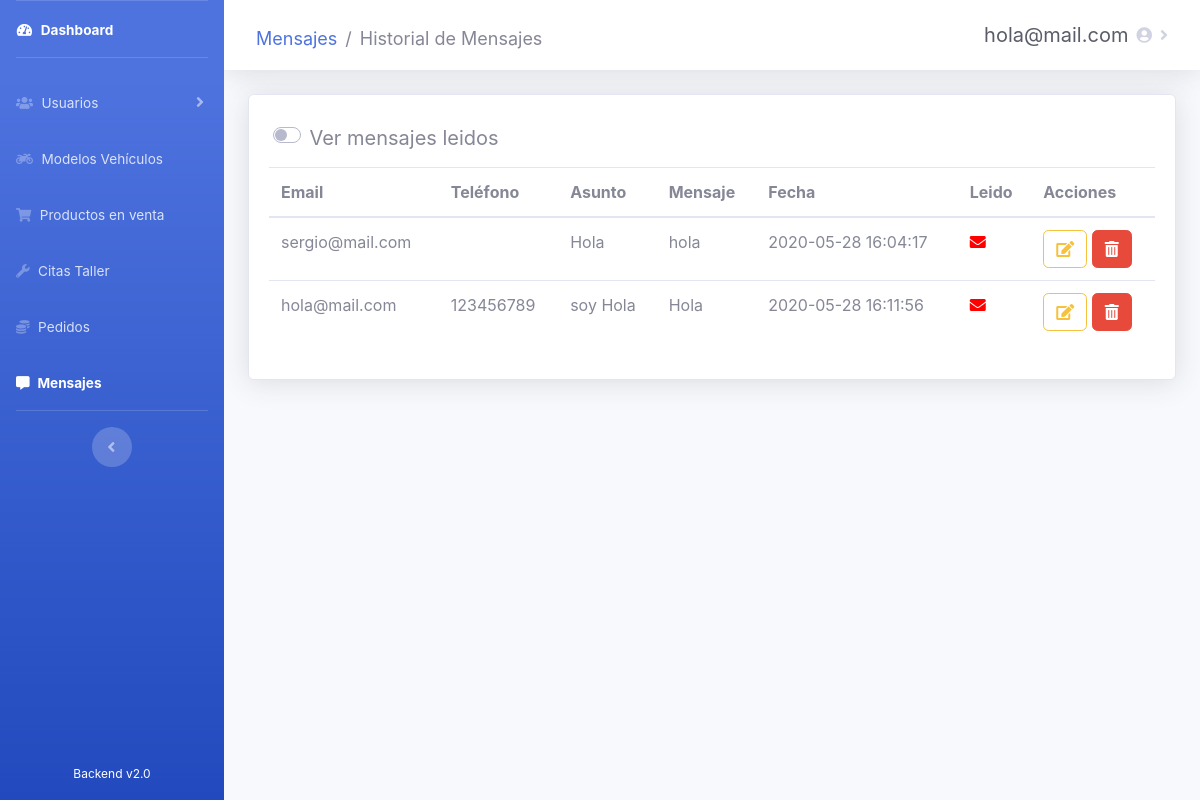
Page /admin/messages/mensajes.php (signed in) on the earlier database version.
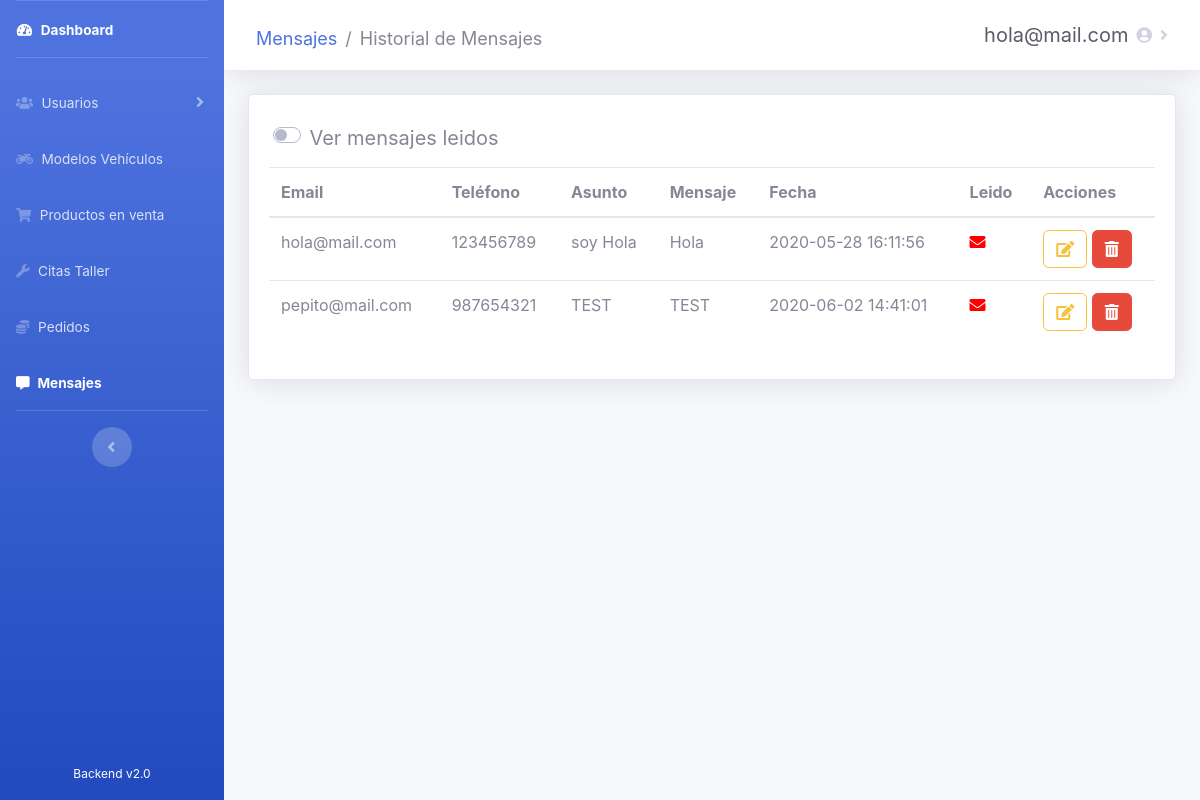
Same page on the later database version.
### tables this page shows
CREATE TABLE `usuarios` (
  `id_usuario` int(10) NOT NULL,
  `email` varchar(20) NOT NULL,
  `password` varchar(60) DEFAULT NULL,
  `nombre` varchar(30) DEFAULT NULL,
  `apellidos` varchar(60) DEFAULT NULL,
  `direccion` varchar(100) DEFAULT NULL,
  `localidad` varchar(30) DEFAULT NULL,
  `provincia` int(10) DEFAULT NULL,
  `cp` int(5) DEFAULT NULL,
  `telefono` int(15) DEFAULT NULL,
  `is_admin` tinyint(1) DEFAULT 0,
  `registrado` tinyint(1) DEFAULT 1
);

CREATE TABLE `mensajes` (
  `id_mensaje` int(10) NOT NULL,
  `id_usuario` int(10) NOT NULL,
  `asunto` varchar(100) NOT NULL,
  `fecha` datetime NOT NULL,
  `mensaje` varchar(250) NOT NULL,
  `leido` tinyint(1) DEFAULT 0
);

### admin/messages/mensajes.php (the view, shortened to what the changed rows need)
<?php
require_once('../recursos/conexionBD.php');
?>
<!DOCTYPE html>
<html lang="es">
<head>
    <link rel="stylesheet" href="https://use.fontawesome.com/releases/v5.11.2/css/all.css">
    <link href="../../css/sidebar-admin.css" rel="stylesheet">
    <link rel="stylesheet" type="text/css" href="https://cdn.datatables.net/v/bs4/dt-1.10.21/b-1.6.2/r-2.2.4/datatables.min.css" />
</head>
<body id="page-top">
    <div id="wrapper">
        <div id="content-wrapper" class="d-flex flex-column">
            <div id="content" style="max-height: 100%">
                <div class="container-fluid">
                    <div class="card shadow mb-4">
                        <div class="card-body">
                            <div class="table-responsive" id="mensajesPendientes">
                                <table class="table mensajes" cellspacing="0">
                                    <thead>
                                        <tr>
                                            <th>Email</th>
                                            <th>Teléfono</th>
                                            <th>Asunto</th>
                                            <th>Mensaje</th>
                                            <th>Fecha</th>
                                            <th>Leido</th>
                                            <th>Acciones</th>
                                        </tr>
                                    </thead>
                                    <tbody>
                                        <?php
                                        $consulta = "SELECT * FROM mensajes WHERE leido = 0";
                                        $result = mysqli_query($conexion, $consulta);
                                        while ($fila = mysqli_fetch_array($result)) { ?>
                                            <tr>
                                                <td><?php $consulta2 = "SELECT usuarios.email FROM mensajes
                                                  INNER JOIN usuarios ON mensajes.id_usuario = usuarios.id_usuario
                                                  WHERE mensajes.id_mensaje = $fila[id_mensaje]";
                                                    $result2 = mysqli_query($conexion, $consulta2);
                                                    while ($fila2 = mysqli_fetch_array($result2)) {
                                                        echo $fila2["email"];
                                                    } ?></td>
                                                <td><?php $consulta3 = "SELECT usuarios.telefono FROM mensajes
                                                  INNER JOIN usuarios ON mensajes.id_usuario = usuarios.id_usuario
                                                  WHERE mensajes.id_mensaje = $fila[id_mensaje]";
                                                    $result3 = mysqli_query($conexion, $consulta3);
                                                    while ($fila3 = mysqli_fetch_array($result3)) {
                                                        echo $fila3["telefono"];
                                                    } ?></td>
                                                <td><?php echo $fila['asunto']; ?></td>
                                                <td><?php echo $fila['mensaje']; ?></td>
                                                <td><?php echo $fila['fecha']; ?></td>
                                                <td><?php echo "<span class='fas fa-envelope' title='Sin abrir' style='color:red'></span>"; ?></td>
                                                <td>
                                                    <a class="btn btn-outline-warning noFocus" href="#" title="Cambiar estado de mensaje" onclick="cambiarEstadoMensaje('<?php echo $fila["id_mensaje"]; ?>');"><i class='fas fa-edit'></i></a>
                                                    <a class="btn btn-danger noFocus" href="#" title="Borrar mensaje" style="cursor: pointer" onclick="borrarMensaje('<?php echo $fila["id_mensaje"]; ?>');"><i class="fas fa-trash-alt" style="color: white"></i></a>
                                                </td>
                                            </tr>
                                        <?php }; ?>
                                    </tbody>
                                </table>
                            </div>
                        </div>
                    </div>
                </div>
            </div>
        </div>
    </div>
</body>
</html>

Differences in the rows shown:
no longer on this page (row edited): mensajes: asunto "Hola", mensaje "hola", fecha "2020-05-28 16:04:17"
no longer on this page (row edited): usuarios: email "sergio@mail.com", shown under "Hola"
added mensajes: asunto "TEST", mensaje "TEST", fecha "2020-06-02 14:41:01"
added usuarios: email "pepito@mail.com", telefono "987654321"
